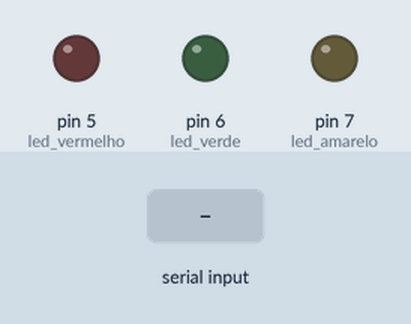
Recording of a sketch running on a simulated Arduino Uno, built with avr-gcc and run on an emulated ATmega328P. On the bench: output pins drawn as LEDs (lit = HIGH). The test bench sets the inputs (shaded band).

Above: at 1.2 s.
1.3 s: "R" received over Serial
At 2.2 s:
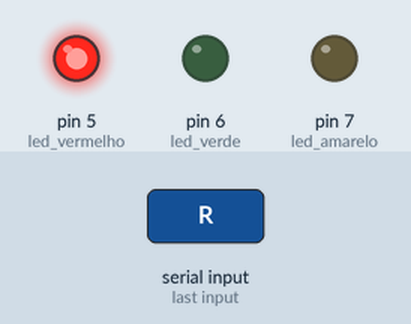
2.8 s: "G" received over Serial
At 3.4 s:
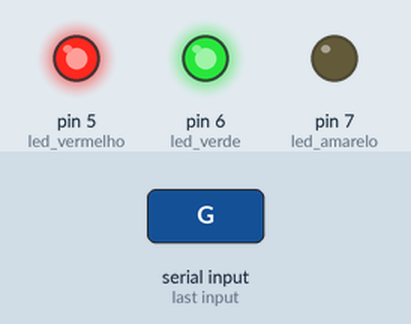
4.3 s: "r" received over Serial
At 5.5 s:
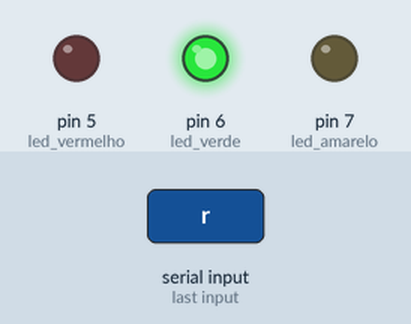
5.8 s: "Y" received over Serial
At 6.9 s:
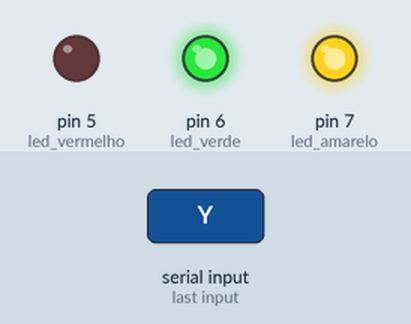
7.3 s: "g" received over Serial
At 8.0 s:
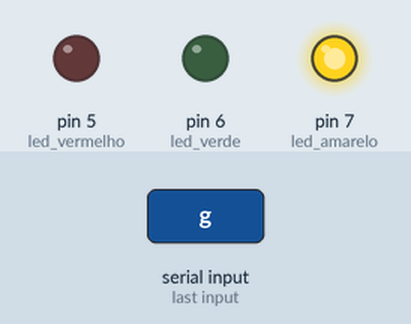
8.8 s: "y" received over Serial
At 9.1 s:
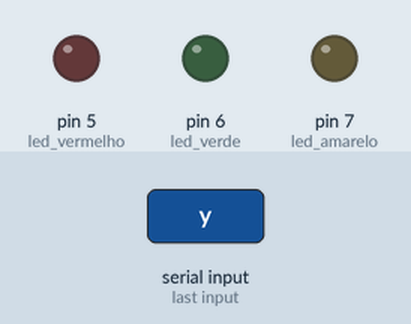
Timing chart, 0 to 11.3 s (numbered marks = the images above; inputs shaded):
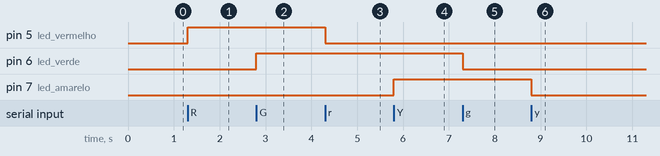

The sketch:

Selecao_composta.ino
```cpp
/* ************************************************************************

Colégio SATC
Curso Técnico em Informática
Disciplina: Sistemas Embarcados
Turma: 11XX
Professor: Marcos Antonio Jeremias Coelho

Programa: Seleção composta

Autor: Marcos Antonio Jeremias Coelho
Data: 06/03/2023
Versão: 1.0

************************************************************************ */

const int led_vermelho = 5;			//
const int led_verde = 6;			//
const int led_amarelo = 7;			//
char led;					//

void setup() {
  pinMode(led_vermelho, OUTPUT);		//
  pinMode(led_verde, OUTPUT);			//
  pinMode(led_amarelo, OUTPUT);			//
  Serial.begin(115200); 			// Definição da velocide de transmissão em 115200 bps
}

void loop() {
  if (Serial.available()) {			//
    led = Serial.read();			//
    if (led == 'R') { 				// Led vermelho - red
      digitalWrite(led_vermelho, HIGH); 	// Acende led
    }
    else {					//
      if (led == 'r') {				//
        digitalWrite(led_vermelho, LOW); 	// Apaga led
      }
    }
    if (led == 'G') { 				// Led verde - green
      digitalWrite(led_verde, HIGH); 		// Acende led
    }
    else {					//
      if (led == 'g') {				//
        digitalWrite(led_verde, LOW); 		// Apaga led
      }
    }
    if (led == 'Y') { 				// Led amarelo - yellow
      digitalWrite(led_amarelo, HIGH); 		// Acende led
    }
    else {					//
      if (led == 'y') {				//
        digitalWrite(led_amarelo, LOW); 	// Apaga led
      }
    }
  }
}
```

Measured:
- after the input at 1.3 s, pin 5 (led_vermelho): LOW → HIGH at once
- after the input at 2.8 s, pin 6 (led_verde): LOW → HIGH at once
- after the input at 4.3 s, pin 5 (led_vermelho): HIGH → LOW at once
- after the input at 5.8 s, pin 7 (led_amarelo): LOW → HIGH at once
- after the input at 7.3 s, pin 6 (led_verde): HIGH → LOW at once
- after the input at 8.8 s, pin 7 (led_amarelo): HIGH → LOW at once
